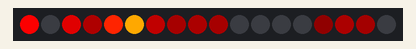
Simulated run of this sketch. Board: Arduino Uno, built with avr-gcc and run on an emulated ATmega328P. Parts: 18 RGB LEDs in strip order, left to right. Random numbers use the default seed unless the sketch sets one.

Above: at 0.46 s.
At 6.0 s:
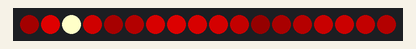
At 10.0 s:
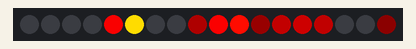
At 19.89 s:
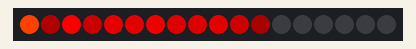
At 30.01 s:
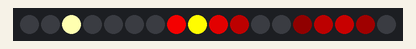
At 39.55 s:
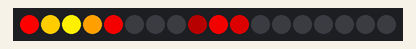

The sketch:

fire_effect.ino
```cpp
#include <FastLED.h>
#include <EEPROM.h>

#define NUM_LEDS 18          // how many lights the strip has
#define DATA_PIN 7           //connected to data pin 6
CRGB leds[NUM_LEDS];         //led array


void setup() {
  // put your setup code here, to run once:
  FastLED.addLeds<WS2812B, DATA_PIN, GRB>(leds, NUM_LEDS);   //adds the type/# of leds and where the data for them are stores
  fill_solid(leds, NUM_LEDS, CRGB(255,0,0));
  FastLED.show();
}

void loop() {
  // put your main code here, to run repeatedly:
  Fire(55,120,30);

}

void Fire(int Cooling, int Sparking, int SpeedDelay) {
  static byte heat[NUM_LEDS];
  int cooldown;

  // Step 1.  Cool down every cell a little
  for( int i = 0; i < NUM_LEDS; i++) {
    cooldown = random(0, ((Cooling * 10) / NUM_LEDS) + 2);

    if(cooldown>heat[i]) {
      heat[i]=0;
    } else {
      heat[i]=heat[i]-cooldown;
    }
  }

  // Step 2.  Heat from each cell drifts 'up' and diffuses a little
  for( int k= NUM_LEDS - 1; k >= 2; k--) {
    heat[k] = (heat[k - 1] + heat[k - 2] + heat[k - 2]) / 3;
  }

  // Step 3.  Randomly ignite new 'sparks' near the bottom
  if( random(255) < Sparking ) {
    int y = random(7);
    heat[y] = heat[y] + random(160,255);
    //heat[y] = random(160,255);
  }

  // Step 4.  Convert heat to LED colors
  for( int j = 0; j < NUM_LEDS; j++) {
    setPixelHeatColor(j, heat[j] );
  }

  FastLED.show();
  delay(SpeedDelay);
}


void setPixelHeatColor (int Pixel, byte temperature) {
  // Scale 'heat' down from 0-255 to 0-191
  byte t192 = round((temperature/255.0)*191);

  // calculate ramp up from
  byte heatramp = t192 & 0x3F; // 0..63
  heatramp <<= 2; // scale up to 0..252

  // figure out which third of the spectrum we're in:
  if( t192 > 0x80) {                     // hottest
    setPixel(Pixel, 255, 255, heatramp);
  } else if( t192 > 0x40 ) {             // middle
    setPixel(Pixel, 255, heatramp, 0);
  } else {                               // coolest
    setPixel(Pixel, heatramp, 0, 0);
  }
}

void setPixel(int Pixel, byte red, byte green, byte blue) {
 #ifdef ADAFRUIT_NEOPIXEL_H
   // NeoPixel
   strip.setPixelColor(Pixel, strip.Color(red, green, blue));
 #endif
 #ifndef ADAFRUIT_NEOPIXEL_H
   // FastLED
   leds[Pixel].r = red;
   leds[Pixel].g = green;
   leds[Pixel].b = blue;
 #endif
}

byte * Wheel(byte WheelPos) {
  static byte c[3];

  if(WheelPos < 85) {
   c[0]=WheelPos * 3;
   c[1]=255 - WheelPos * 3;
   c[2]=0;
  } else if(WheelPos < 170) {
   WheelPos -= 85;
   c[0]=255 - WheelPos * 3;
   c[1]=0;
   c[2]=WheelPos * 3;
  } else {
   WheelPos -= 170;
   c[0]=0;
   c[1]=WheelPos * 3;
   c[2]=255 - WheelPos * 3;
  }

  return c;
}
```
